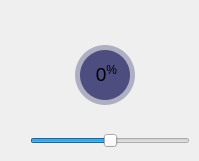
                  <widget class="QFrame" name="container10">
                   <property name="maximumSize">
                    <size>
                     <width>16777215</width>
                     <height>16777215</height>
                    </size>
                   </property>
                   <property name="frameShape">
                    <enum>QFrame::NoFrame</enum>
                   </property>
                   <property name="frameShadow">
                    <enum>QFrame::Raised</enum>
                   </property>
                   <widget class="QWidget" name="circularProgressBarBase" native="true">
                    <property name="geometry">
                     <rect>
                      <x>70</x>
                      <y>40</y>
                      <width>70</width>
                      <height>70</height>
                     </rect>
                    </property>
                    <widget class="QFrame" name="circularProgress">
                     <property name="geometry">
                      <rect>
                       <x>5</x>
                       <y>5</y>
                       <width>60</width>
                       <height>60</height>
                      </rect>
                     </property>
                     <property name="styleSheet">
                      <string notr="true">QFrame { border-radius: 30px; background-color: qconicalgradient(cx:0.5, cy:0.5, angle:90, stop:0.999 rgba(255, 0, 127, 0), stop:1.0 rgba(85, 170, 255, 255)); }</string>
                     </property>
                     <property name="frameShape">
                      <enum>QFrame::NoFrame</enum>
                     </property>
                     <property name="frameShadow">
                      <enum>QFrame::Raised</enum>
                     </property>
                    </widget>
                    <widget class="QFrame" name="circularBg">
                     <property name="geometry">
                      <rect>
                       <x>5</x>
                       <y>5</y>
                       <width>60</width>
                       <height>60</height>
                      </rect>
                     </property>
                     <property name="styleSheet">
                      <string notr="true">QFrame { border-radius: 30px; background-color: rgba(77, 77, 127, 100); }</string>
                     </property>
                     <property name="frameShape">
                      <enum>QFrame::NoFrame</enum>
                     </property>
                     <property name="frameShadow">
                      <enum>QFrame::Raised</enum>
                     </property>
                    </widget>
                    <widget class="QFrame" name="container">
                     <property name="geometry">
                      <rect>
                       <x>10</x>
                       <y>10</y>
                       <width>50</width>
                       <height>50</height>
                      </rect>
                     </property>
                     <property name="styleSheet">
                      <string notr="true">QFrame { border-radius: 25px; background-color: rgba(77, 77, 127, 255); }</string>
                     </property>
                     <property name="frameShape">
                      <enum>QFrame::StyledPanel</enum>
                     </property>
                     <property name="frameShadow">
                      <enum>QFrame::Raised</enum>
                     </property>
                     <widget class="QLabel" name="labelPercentage">
                      <property name="geometry">
                       <rect>
                        <x>9</x>
                        <y>13</y>
                        <width>35</width>
                        <height>21</height>
                       </rect>
                      </property>
                      <property name="font">
                       <font>
                        <family>Arial</family>
                        <pointsize>10</pointsize>
                       </font>
                      </property>
                      <property name="text">
                       <string>&lt;html&gt;&lt;head/&gt;&lt;body&gt;&lt;p&gt;&lt;span style=&quot; font-size:14pt;&quot;&gt;0&lt;/span&gt;&lt;span style=&quot; font-size:14pt; vertical-align:super;&quot;&gt;%&lt;/span&gt;&lt;/p&gt;&lt;/body&gt;&lt;/html&gt;</string>
                      </property>
                      <property name="scaledContents">
                       <bool>false</bool>
                      </property>
                      <property name="alignment">
                       <set>Qt::AlignCenter</set>
                      </property>
                      <property name="wordWrap">
                       <bool>false</bool>
                      </property>
                     </widget>
                    </widget>
                    <zorder>circularBg</zorder>
                    <zorder>circularProgress</zorder>
                    <zorder>container</zorder>
                   </widget>
                   <widget class="QSlider" name="slider">
                    <property name="geometry">
                     <rect>
                      <x>30</x>
                      <y>130</y>
                      <width>160</width>
                      <height>22</height>
                     </rect>
                    </property>
                    <property name="minimum">
                     <number>-100</number>
                    </property>
                    <property name="maximum">
                     <number>100</number>
                    </property>
                    <property name="orientation">
                     <enum>Qt::Horizontal</enum>
                    </property>
                   </widget>
                  </widget>
